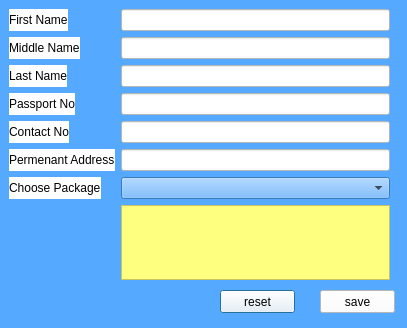
<?xml version="1.0" encoding="UTF-8"?>
<ui version="4.0">
 <class>RegisterTourist</class>
 <widget class="QDialog" name="RegisterTourist">
  <property name="geometry">
   <rect>
    <x>0</x>
    <y>0</y>
    <width>407</width>
    <height>328</height>
   </rect>
  </property>
  <property name="windowTitle">
   <string>Register Tourist</string>
  </property>
  <property name="styleSheet">
   <string notr="true">background-color: rgb(85, 170, 255);</string>
  </property>
  <widget class="QWidget" name="formLayoutWidget">
   <property name="geometry">
    <rect>
     <x>9</x>
     <y>9</y>
     <width>381</width>
     <height>271</height>
    </rect>
   </property>
   <layout class="QFormLayout" name="formLayout">
    <item row="0" column="0">
     <widget class="QLabel" name="label">
      <property name="styleSheet">
       <string notr="true">background-color: rgb(255, 255, 255);
font: 10pt &quot;Times New Roman&quot;;</string>
      </property>
      <property name="text">
       <string>First Name</string>
      </property>
     </widget>
    </item>
    <item row="0" column="1">
     <widget class="QLineEdit" name="txtFirstName">
      <property name="styleSheet">
       <string notr="true">background-color: rgb(255, 255, 255);
font: 10pt &quot;Times New Roman&quot;;</string>
      </property>
     </widget>
    </item>
    <item row="1" column="0">
     <widget class="QLabel" name="label_2">
      <property name="styleSheet">
       <string notr="true">background-color: rgb(255, 255, 255);
font: 10pt &quot;Times New Roman&quot;;</string>
      </property>
      <property name="text">
       <string>Middle Name</string>
      </property>
     </widget>
    </item>
    <item row="1" column="1">
     <widget class="QLineEdit" name="txtMiddleName_2">
      <property name="styleSheet">
       <string notr="true">background-color: rgb(255, 255, 255);
font: 10pt &quot;Times New Roman&quot;;</string>
      </property>
     </widget>
    </item>
    <item row="2" column="0">
     <widget class="QLabel" name="label_3">
      <property name="styleSheet">
       <string notr="true">background-color: rgb(255, 255, 255);
font: 10pt &quot;Times New Roman&quot;;</string>
      </property>
      <property name="text">
       <string>Last Name</string>
      </property>
     </widget>
    </item>
    <item row="2" column="1">
     <widget class="QLineEdit" name="txtLastName">
      <property name="styleSheet">
       <string notr="true">background-color: rgb(255, 255, 255);
font: 10pt &quot;Times New Roman&quot;;</string>
      </property>
     </widget>
    </item>
    <item row="3" column="0">
     <widget class="QLabel" name="label_4">
      <property name="styleSheet">
       <string notr="true">background-color: rgb(255, 255, 255);
font: 10pt &quot;Times New Roman&quot;;</string>
      </property>
      <property name="text">
       <string>Passport No</string>
      </property>
     </widget>
    </item>
    <item row="3" column="1">
     <widget class="QLineEdit" name="txtPassportNo">
      <property name="styleSheet">
       <string notr="true">background-color: rgb(255, 255, 255);
font: 10pt &quot;Times New Roman&quot;;</string>
      </property>
     </widget>
    </item>
    <item row="4" column="0">
     <widget class="QLabel" name="label_5">
      <property name="styleSheet">
       <string notr="true">background-color: rgb(255, 255, 255);
font: 10pt &quot;Times New Roman&quot;;</string>
      </property>
      <property name="text">
       <string>Contact No</string>
      </property>
     </widget>
    </item>
    <item row="4" column="1">
     <widget class="QLineEdit" name="txtContactNo">
      <property name="styleSheet">
       <string notr="true">background-color: rgb(255, 255, 255);
font: 10pt &quot;Times New Roman&quot;;</string>
      </property>
     </widget>
    </item>
    <item row="5" column="0">
     <widget class="QLabel" name="label_6">
      <property name="styleSheet">
       <string notr="true">background-color: rgb(255, 255, 255);
font: 10pt &quot;Times New Roman&quot;;</string>
      </property>
      <property name="text">
       <string>Permenant Address</string>
      </property>
     </widget>
    </item>
    <item row="5" column="1">
     <widget class="QLineEdit" name="txtPermenantAddress">
      <property name="styleSheet">
       <string notr="true">background-color: rgb(255, 255, 255);
font: 10pt &quot;Times New Roman&quot;;</string>
      </property>
     </widget>
    </item>
    <item row="6" column="0">
     <widget class="QLabel" name="label_7">
      <property name="styleSheet">
       <string notr="true">background-color: rgb(255, 255, 255);
font: 10pt &quot;Times New Roman&quot;;</string>
      </property>
      <property name="text">
       <string>Choose Package</string>
      </property>
     </widget>
    </item>
    <item row="6" column="1">
     <widget class="QComboBox" name="cmbChoosePackage"/>
    </item>
    <item row="7" column="1">
     <widget class="QTextEdit" name="txtPackageDescription">
      <property name="styleSheet">
       <string notr="true">background-color: rgb(255, 255, 127);
font: 10pt &quot;Times New Roman&quot;;</string>
      </property>
     </widget>
    </item>
   </layout>
  </widget>
  <widget class="QPushButton" name="btnReset">
   <property name="geometry">
    <rect>
     <x>220</x>
     <y>290</y>
     <width>75</width>
     <height>23</height>
    </rect>
   </property>
   <property name="styleSheet">
    <string notr="true">background-color: rgb(255, 255, 255);
font: 10pt &quot;Times New Roman&quot;;</string>
   </property>
   <property name="text">
    <string>reset</string>
   </property>
  </widget>
  <widget class="QPushButton" name="btnSave">
   <property name="geometry">
    <rect>
     <x>320</x>
     <y>290</y>
     <width>75</width>
     <height>23</height>
    </rect>
   </property>
   <property name="styleSheet">
    <string notr="true">background-color: rgb(255, 255, 255);
font: 10pt &quot;Times New Roman&quot;;</string>
   </property>
   <property name="text">
    <string>save</string>
   </property>
  </widget>
 </widget>
 <resources/>
 <connections/>
</ui>
